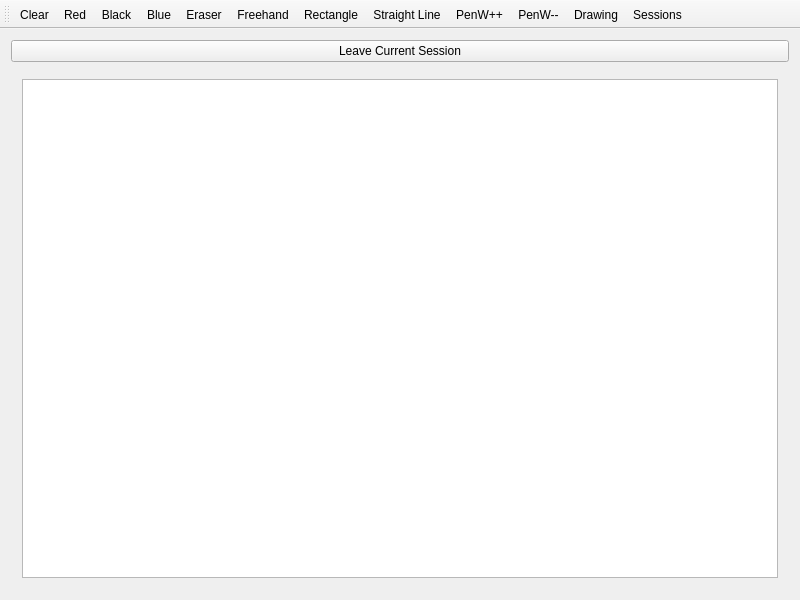
<?xml version="1.0" encoding="UTF-8"?>
<ui version="4.0">
 <class>MainWindow</class>
 <widget class="QMainWindow" name="MainWindow">
  <property name="geometry">
   <rect>
    <x>0</x>
    <y>0</y>
    <width>800</width>
    <height>600</height>
   </rect>
  </property>
  <property name="windowTitle">
   <string>Collaborative Drawing Client-Server</string>
  </property>
  <widget class="QWidget" name="centralWidget">
   <layout class="QVBoxLayout" name="verticalLayout">
    <item>
     <widget class="QPushButton" name="btn_leaveSession">
      <property name="text">
       <string>Leave Current Session</string>
      </property>
     </widget>
    </item>
    <item>
     <widget class="QStackedWidget" name="stackedWidget">
      <widget class="QWidget" name="page">
       <layout class="QVBoxLayout" name="verticalLayout_2">
        <item>
         <widget class="CollaborativeDrawingWidget" name="graphicsView">
          <property name="mouseTracking">
           <bool>false</bool>
          </property>
         </widget>
        </item>
       </layout>
      </widget>
      <widget class="QWidget" name="page_2">
       <layout class="QHBoxLayout" name="horizontalLayout">
        <item>
         <widget class="QGroupBox" name="groupBox">
          <property name="title">
           <string>Connection</string>
          </property>
          <layout class="QFormLayout" name="formLayout">
           <property name="fieldGrowthPolicy">
            <enum>QFormLayout::AllNonFixedFieldsGrow</enum>
           </property>
           <item row="1" column="0">
            <widget class="QLabel" name="label">
             <property name="text">
              <string>&lt;!DOCTYPE HTML PUBLIC &quot;-//W3C//DTD HTML 4.0//EN&quot; &quot;http://www.w3.org/TR/REC-html40/strict.dtd&quot;&gt;
&lt;html&gt;&lt;head&gt;&lt;meta name=&quot;qrichtext&quot; content=&quot;1&quot; /&gt;&lt;style type=&quot;text/css&quot;&gt;
p, li { white-space: pre-wrap; }
&lt;/style&gt;&lt;/head&gt;&lt;body style=&quot; font-family:'Sans'; font-size:10pt; font-weight:400; font-style:normal;&quot;&gt;
&lt;table style=&quot;-qt-table-type: root; margin-top:4px; margin-bottom:4px; margin-left:4px; margin-right:4px;&quot;&gt;
&lt;tr&gt;
&lt;td style=&quot;border: none;&quot;&gt;
&lt;p style=&quot; margin-top:0px; margin-bottom:0px; margin-left:0px; margin-right:0px; -qt-block-indent:0; text-indent:0px;&quot;&gt;&lt;span style=&quot; font-weight:600;&quot;&gt;Username:&lt;/span&gt;&lt;/p&gt;&lt;/td&gt;&lt;/tr&gt;&lt;/table&gt;&lt;/body&gt;&lt;/html&gt;</string>
             </property>
            </widget>
           </item>
           <item row="1" column="1">
            <widget class="QLineEdit" name="userName">
             <property name="text">
              <string>Server</string>
             </property>
             <property name="maxLength">
              <number>8</number>
             </property>
            </widget>
           </item>
           <item row="2" column="1">
            <widget class="QPushButton" name="startServerButton">
             <property name="text">
              <string>Start server</string>
             </property>
            </widget>
           </item>
           <item row="3" column="1">
            <widget class="QLabel" name="statusLabel">
             <property name="text">
              <string>not running</string>
             </property>
             <property name="alignment">
              <set>Qt::AlignCenter</set>
             </property>
            </widget>
           </item>
           <item row="3" column="0">
            <widget class="QLabel" name="label_2">
             <property name="text">
              <string>&lt;!DOCTYPE HTML PUBLIC &quot;-//W3C//DTD HTML 4.0//EN&quot; &quot;http://www.w3.org/TR/REC-html40/strict.dtd&quot;&gt;
&lt;html&gt;&lt;head&gt;&lt;meta name=&quot;qrichtext&quot; content=&quot;1&quot; /&gt;&lt;style type=&quot;text/css&quot;&gt;
p, li { white-space: pre-wrap; }
&lt;/style&gt;&lt;/head&gt;&lt;body style=&quot; font-family:'Sans'; font-size:10pt; font-weight:400; font-style:normal;&quot;&gt;
&lt;table style=&quot;-qt-table-type: root; margin-top:4px; margin-bottom:4px; margin-left:4px; margin-right:4px;&quot;&gt;
&lt;tr&gt;
&lt;td style=&quot;border: none;&quot;&gt;
&lt;p style=&quot; margin-top:0px; margin-bottom:0px; margin-left:0px; margin-right:0px; -qt-block-indent:0; text-indent:0px;&quot;&gt;&lt;span style=&quot; font-weight:600;&quot;&gt;Status:&lt;/span&gt;&lt;/p&gt;&lt;/td&gt;&lt;/tr&gt;&lt;/table&gt;&lt;/body&gt;&lt;/html&gt;</string>
             </property>
            </widget>
           </item>
          </layout>
         </widget>
        </item>
        <item>
         <widget class="QGroupBox" name="sessionBox">
          <property name="enabled">
           <bool>false</bool>
          </property>
          <property name="title">
           <string>Sessions</string>
          </property>
          <layout class="QVBoxLayout" name="verticalLayout_3">
           <item>
            <widget class="QListWidget" name="sessionList"/>
           </item>
           <item>
            <widget class="QWidget" name="widget" native="true">
             <layout class="QFormLayout" name="formLayout_2">
              <property name="fieldGrowthPolicy">
               <enum>QFormLayout::AllNonFixedFieldsGrow</enum>
              </property>
              <item row="0" column="0">
               <widget class="QLabel" name="label_3">
                <property name="text">
                 <string>Enter Password:</string>
                </property>
               </widget>
              </item>
              <item row="0" column="1">
               <widget class="QLineEdit" name="sessionPassword"/>
              </item>
              <item row="2" column="0">
               <widget class="QPushButton" name="refreshList">
                <property name="text">
                 <string>Refresh list</string>
                </property>
               </widget>
              </item>
              <item row="2" column="1">
               <widget class="QPushButton" name="pushButton">
                <property name="text">
                 <string>Join selected session</string>
                </property>
               </widget>
              </item>
              <item row="3" column="1">
               <widget class="QPushButton" name="btn_createSession">
                <property name="text">
                 <string>Create Session</string>
                </property>
               </widget>
              </item>
             </layout>
            </widget>
           </item>
          </layout>
         </widget>
        </item>
       </layout>
      </widget>
     </widget>
    </item>
   </layout>
  </widget>
  <widget class="QToolBar" name="mainToolBar">
   <attribute name="toolBarArea">
    <enum>TopToolBarArea</enum>
   </attribute>
   <attribute name="toolBarBreak">
    <bool>false</bool>
   </attribute>
   <addaction name="actionClear"/>
   <addaction name="actionRedPen"/>
   <addaction name="actionBlackPen"/>
   <addaction name="actionBluePen"/>
   <addaction name="actionEraser"/>
   <addaction name="actionFreehand"/>
   <addaction name="actionRectangle"/>
   <addaction name="actionStraightLine"/>
   <addaction name="actionPenWidthInc"/>
   <addaction name="actionPenWidthDec"/>
   <addaction name="actionDrawing"/>
   <addaction name="actionSessions"/>
  </widget>
  <action name="actionSave">
   <property name="text">
    <string>Save</string>
   </property>
   <property name="toolTip">
    <string>Save</string>
   </property>
   <property name="shortcut">
    <string>Ctrl+S</string>
   </property>
  </action>
  <action name="actionLoad">
   <property name="text">
    <string>Load</string>
   </property>
   <property name="toolTip">
    <string>Load</string>
   </property>
   <property name="shortcut">
    <string>Ctrl+O</string>
   </property>
  </action>
  <action name="actionUndo">
   <property name="text">
    <string>Undo</string>
   </property>
   <property name="shortcut">
    <string>Ctrl+Z</string>
   </property>
  </action>
  <action name="actionRedo">
   <property name="text">
    <string>Redo</string>
   </property>
   <property name="shortcut">
    <string>Ctrl+Shift+Z</string>
   </property>
  </action>
  <action name="actionRedPen">
   <property name="text">
    <string>Red</string>
   </property>
  </action>
  <action name="actionBlackPen">
   <property name="text">
    <string>Black</string>
   </property>
  </action>
  <action name="actionBluePen">
   <property name="text">
    <string>Blue</string>
   </property>
  </action>
  <action name="actionPenWidthInc">
   <property name="text">
    <string>PenW++</string>
   </property>
  </action>
  <action name="actionPenWidthDec">
   <property name="text">
    <string>PenW--</string>
   </property>
  </action>
  <action name="actionFreehand">
   <property name="text">
    <string>Freehand</string>
   </property>
  </action>
  <action name="actionRectangle">
   <property name="text">
    <string>Rectangle</string>
   </property>
  </action>
  <action name="actionStraightLine">
   <property name="text">
    <string>Straight Line</string>
   </property>
  </action>
  <action name="actionEllipse">
   <property name="text">
    <string>Ellipse</string>
   </property>
  </action>
  <action name="actionEraser">
   <property name="text">
    <string>Eraser</string>
   </property>
  </action>
  <action name="actionSessions">
   <property name="text">
    <string>Sessions</string>
   </property>
  </action>
  <action name="actionDrawing">
   <property name="text">
    <string>Drawing</string>
   </property>
  </action>
  <action name="actionClear">
   <property name="text">
    <string>Clear</string>
   </property>
  </action>
 </widget>
 <layoutdefault spacing="6" margin="11"/>
 <customwidgets>
  <customwidget>
   <class>CollaborativeDrawingWidget</class>
   <extends>QGraphicsView</extends>
   <header>collaborativedrawingwidget.h</header>
  </customwidget>
 </customwidgets>
 <resources/>
 <connections/>
</ui>
